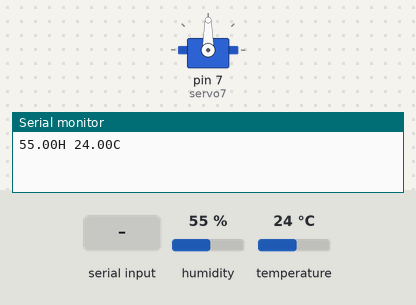
This sketch was run on a simulated Arduino Uno, built with avr-gcc and run on an emulated ATmega328P. Shown: servo, the last lines printed to the serial monitor. The inputs (shaded band) are chosen by the test bench; at power-on: humidity 55 %, temperature 24 °C.

Above: at 1.2 s.
1.3 s: "1" received over Serial
At 4.3 s:
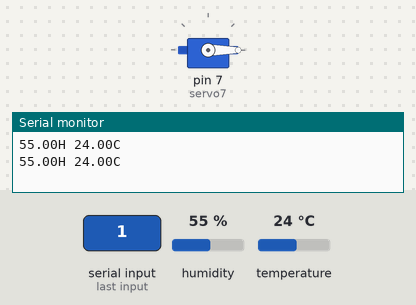
4.8 s: "2" received over Serial
At 6.7 s:
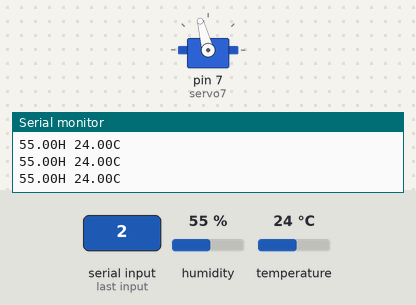
9.6 s: "2" received over Serial
At 13.1 s:
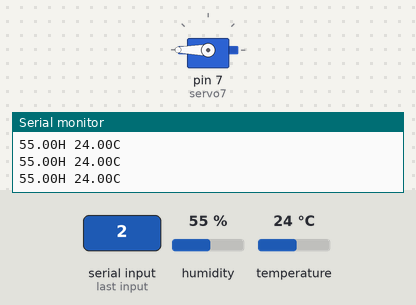
Timing chart, 0 to 16.7 s (numbered marks = the images above; inputs shaded):
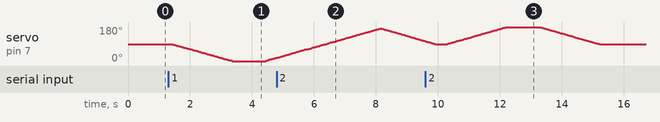

The sketch:

1_servorele1.ino
```cpp
#include <VarSpeedServo.h>
#include "DHT.h"


#define DHTPIN 0

#define DHTTYPE DHT11


VarSpeedServo servo7;  // create servo object to control a servo

const int DHTPin = 0;     // what digital pin were connected to


DHT dht(DHTPin, DHTTYPE);


const int servoPin7 = 7; // the digital pin used for the first servo


int pos = 0;    // posicion del servo
int contador=0;

void setup() {
  servo7.attach(7);  // servo al pin digital 8 s3


  Serial.begin(9600); //Inicializo el puerto serial a 9600 baudios
  dht.begin();


}

void loop () {
  if (Serial.available()) { //Si está disponible
    char c = Serial.read(); //Guardamos la lectura en una variable char
    if (c == '1') {
       servo7.write(0,30,false);   //fuera        //  move the servo to 180, slow speed, run in background
       delay(3000);
       servo7.write(90,30,false);
    } else if (c == '2') {
      servo7.write(180,30,false); // dentro
      delay(3000);
      servo7.write(90,30,false);

    }
  }
  // Wait a few seconds between measurements.
  delay(500);

  // Reading temperature or humidity takes about 250 milliseconds!
  float h = dht.readHumidity() / 1;
  float t = dht.readTemperature() / 1;


  if (isnan(h)) {
    //Serial.println("No hay sensor!");
    //return;
  }


  Serial.print(h);
  Serial.print("H ");

  Serial.print(t);
  Serial.print("C ");
  delay (200);
  Serial.println ();

}
```
